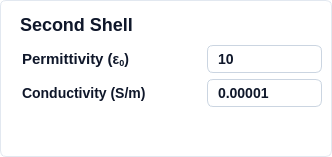
             <widget class="QFrame" name="pyqt5_frame_2nd_shell_group">
              <property name="layoutDirection">
               <enum>Qt::LeftToRight</enum>
              </property>
              <property name="autoFillBackground">
               <bool>false</bool>
              </property>
              <property name="styleSheet">
               <string notr="true">box-sizing: border-box;
display: flex;
flex-direction: column;
align-items: flex-start;
gap: 25px;
background: #FFFFFF;
border: 1px solid #E2E8F0; /* slate/200 */
border-radius: 6px;</string>
              </property>
              <property name="frameShape">
               <enum>QFrame::StyledPanel</enum>
              </property>
              <property name="frameShadow">
               <enum>QFrame::Raised</enum>
              </property>
              <layout class="QVBoxLayout" name="verticalLayout_26">
               <property name="spacing">
                <number>6</number>
               </property>
               <property name="leftMargin">
                <number>9</number>
               </property>
               <property name="topMargin">
                <number>9</number>
               </property>
               <property name="rightMargin">
                <number>9</number>
               </property>
               <property name="bottomMargin">
                <number>9</number>
               </property>
               <item>
                <widget class="QLabel" name="label_32">
                 <property name="styleSheet">
                  <string notr="true"> 	border: none;
	color: #0F172A;  /* Text color */
    font-family: 'Segoe UI', sans-serif;  /* Font family */
    font-style: normal;  /* Font style */
    font-weight: 500;  /* Font weight */
    font-size: 18px;  /* Font size */
    line-height: 24px;  /* Line height */
    padding: 4px 5px;  /* Padding */</string>
                 </property>
                 <property name="text">
                  <string>Second Shell</string>
                 </property>
                </widget>
               </item>
               <item>
                <layout class="QHBoxLayout" name="horizontalLayout_45" stretch="5,3">
                 <property name="leftMargin">
                  <number>0</number>
                 </property>
                 <property name="topMargin">
                  <number>0</number>
                 </property>
                 <property name="rightMargin">
                  <number>0</number>
                 </property>
                 <property name="bottomMargin">
                  <number>0</number>
                 </property>
                 <item>
                  <widget class="QLabel" name="label_46">
                   <property name="styleSheet">
                    <string notr="true"> 	border: none;
	color: #0F172A;  /* Text color */
    font-family: 'Segoe UI', sans-serif;  /* Font family */
    font-style: normal;  /* Font style */
    font-weight: 500;  /* Font weight */
    font-size: 14px;  /* Font size */
    line-height: 24px;  /* Line height */
    padding: 4px 8px;  /* Padding */</string>
                   </property>
                   <property name="text">
                    <string>&lt;html&gt;&lt;head/&gt;&lt;body&gt;&lt;p&gt;&lt;span style=&quot; font-size:11pt;&quot;&gt;Permittivity (&lt;/span&gt;ε&lt;span style=&quot; vertical-align:sub;&quot;&gt;0&lt;/span&gt;)&lt;/p&gt;&lt;/body&gt;&lt;/html&gt;</string>
                   </property>
                  </widget>
                 </item>
                 <item>
                  <widget class="QLineEdit" name="pyqt5_entry_param_2nd_shell_perm">
                   <property name="enabled">
                    <bool>true</bool>
                   </property>
                   <property name="maximumSize">
                    <size>
                     <width>200</width>
                     <height>16777215</height>
                    </size>
                   </property>
                   <property name="styleSheet">
                    <string notr="true">QLineEdit {
    background: #FFFFFF;  /* Default background */
    border: 1px solid #CBD5E1;  /* Default border */
    border-radius: 6px;  /* Rounded corners */
    color: #0F172A;  /* Text color */
    font-family: 'Segoe UI', sans-serif;  /* Font family */
    font-style: normal;  /* Font style */
    font-weight: 500;  /* Font weight */
    font-size: 14px;  /* Font size */
    line-height: 24px;  /* Line height */
    padding: 4px 8px;  /* Padding */
}

/* Disabled State */
QLineEdit:disabled {
    color: #D2D7DD;
    border: 1px solid #D2D7DD;
}
</string>
                   </property>
                   <property name="text">
                    <string>10</string>
                   </property>
                  </widget>
                 </item>
                </layout>
               </item>
               <item>
                <layout class="QHBoxLayout" name="horizontalLayout_46" stretch="5,3">
                 <property name="leftMargin">
                  <number>0</number>
                 </property>
                 <property name="topMargin">
                  <number>0</number>
                 </property>
                 <property name="rightMargin">
                  <number>0</number>
                 </property>
                 <property name="bottomMargin">
                  <number>0</number>
                 </property>
                 <item>
                  <widget class="QLabel" name="label_47">
                   <property name="styleSheet">
                    <string notr="true"> 	border: none;
	color: #0F172A;  /* Text color */
    font-family: 'Segoe UI', sans-serif;  /* Font family */
    font-style: normal;  /* Font style */
    font-weight: 500;  /* Font weight */
    font-size: 14px;  /* Font size */
    line-height: 24px;  /* Line height */
    padding: 4px 8px;  /* Padding */</string>
                   </property>
                   <property name="text">
                    <string>Conductivity (S/m)</string>
                   </property>
                  </widget>
                 </item>
                 <item>
                  <widget class="QLineEdit" name="pyqt5_entry_param_2nd_shell_cond">
                   <property name="enabled">
                    <bool>true</bool>
                   </property>
                   <property name="maximumSize">
                    <size>
                     <width>200</width>
                     <height>16777215</height>
                    </size>
                   </property>
                   <property name="styleSheet">
                    <string notr="true">QLineEdit {
    background: #FFFFFF;  /* Default background */
    border: 1px solid #CBD5E1;  /* Default border */
    border-radius: 6px;  /* Rounded corners */
    color: #0F172A;  /* Text color */
    font-family: 'Segoe UI', sans-serif;  /* Font family */
    font-style: normal;  /* Font style */
    font-weight: 500;  /* Font weight */
    font-size: 14px;  /* Font size */
    line-height: 24px;  /* Line height */
    padding: 4px 8px;  /* Padding */
}

/* Disabled State */
QLineEdit:disabled {
    color: #D2D7DD;
    border: 1px solid #D2D7DD;
}
</string>
                   </property>
                   <property name="text">
                    <string>0.00001</string>
                   </property>
                  </widget>
                 </item>
                </layout>
               </item>
               <item>
                <spacer name="verticalSpacer_19">
                 <property name="orientation">
                  <enum>Qt::Vertical</enum>
                 </property>
                 <property name="sizeHint" stdset="0">
                  <size>
                   <width>20</width>
                   <height>40</height>
                  </size>
                 </property>
                </spacer>
               </item>
              </layout>
             </widget>
